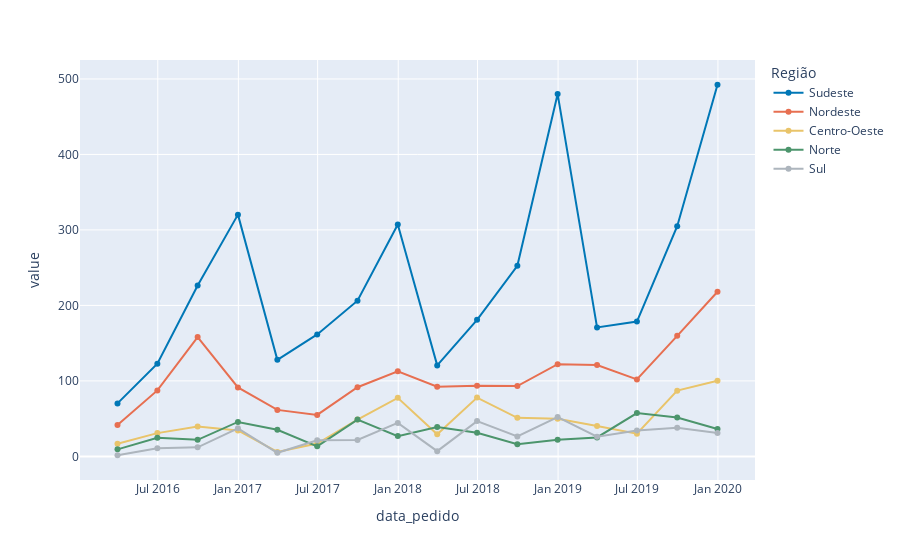

The code cell stored with this chart in its notebook:
### Markdown cell above
# **3.4 - Personalizando o texto informativo (hover)**


---

### Code cell
# Dados ao passar o mouse
fig.update_traces(mode="markers+lines", hovertemplate = "<b>Período:</b> %{x} <br> <b>Faturamento:</b> %{y}")
# fig.update_layout(hovermode="closest")    # para exibir apenas do dado que passamos o mouse
# fig.update_layout(hovermode="x")          # para exibir todos os dados do período em cada linha 
# fig.update_layout(hovermode="x unified")  # para exibir o resumo de todos os dados no período

fig.show()

### Figure 1 — Plotly figure (JSON) as saved in the notebook; plotly's stock layout.template omitted (floating-point values rounded to 4 significant figures)
{"data": [{"hovertemplate": "<b>Período:</b> %{x} <br> <b>Faturamento:</b> %{y}", "legendgroup": "Sudeste", "line": {"color": "#0077b6", "dash": "solid"}, "marker": {"symbol": "circle"}, "mode": "markers+lines", "name": "Sudeste", "orientation": "v", "showlegend": true, "type": "scatter", "x": ["2016-03-31T00:00:00", "2016-06-30T00:00:00", "2016-09-30T00:00:00", "2016-12-31T00:00:00", "2017-03-31T00:00:00", "2017-06-30T00:00:00", "2017-09-30T00:00:00", "2017-12-31T00:00:00", "2018-03-31T00:00:00", "2018-06-30T00:00:00", "2018-09-30T00:00:00", "2018-12-31T00:00:00", "2019-03-31T00:00:00", "2019-06-30T00:00:00", "2019-09-30T00:00:00", "2019-12-31T00:00:00"], "xaxis": "x", "y": [70.18, 122.7, 226.4, 320.3, 127.9, 161.5, 206.3, 307.3, 120.6, 180.9, 252.4, 480, 170.8, 178.6, 305, 492.3], "yaxis": "y"}, {"hovertemplate": "<b>Período:</b> %{x} <br> <b>Faturamento:</b> %{y}", "legendgroup": "Nordeste", "line": {"color": "#e76f51", "dash": "solid"}, "marker": {"symbol": "circle"}, "mode": "markers+lines", "name": "Nordeste", "orientation": "v", "showlegend": true, "type": "scatter", "x": ["2016-03-31T00:00:00", "2016-06-30T00:00:00", "2016-09-30T00:00:00", "2016-12-31T00:00:00", "2017-03-31T00:00:00", "2017-06-30T00:00:00", "2017-09-30T00:00:00", "2017-12-31T00:00:00", "2018-03-31T00:00:00", "2018-06-30T00:00:00", "2018-09-30T00:00:00", "2018-12-31T00:00:00", "2019-03-31T00:00:00", "2019-06-30T00:00:00", "2019-09-30T00:00:00", "2019-12-31T00:00:00"], "xaxis": "x", "y": [41.73, 87.41, 158.1, 91.27, 61.58, 54.93, 91.6, 112.7, 92.4, 93.71, 93.14, 122.1, 121.1, 101.9, 159.7, 218.1], "yaxis": "y"}, {"hovertemplate": "<b>Período:</b> %{x} <br> <b>Faturamento:</b> %{y}", "legendgroup": "Centro-Oeste", "line": {"color": "#e9c46a", "dash": "solid"}, "marker": {"symbol": "circle"}, "mode": "markers+lines", "name": "Centro-Oeste", "orientation": "v", "showlegend": true, "type": "scatter", "x": ["2016-03-31T00:00:00", "2016-06-30T00:00:00", "2016-09-30T00:00:00", "2016-12-31T00:00:00", "2017-03-31T00:00:00", "2017-06-30T00:00:00", "2017-09-30T00:00:00", "2017-12-31T00:00:00", "2018-03-31T00:00:00", "2018-06-30T00:00:00", "2018-09-30T00:00:00", "2018-12-31T00:00:00", "2019-03-31T00:00:00", "2019-06-30T00:00:00", "2019-09-30T00:00:00", "2019-12-31T00:00:00"], "xaxis": "x", "y": [16.8, 30.83, 39.61, 34.41, 5.9, 16.96, 48.82, 77.54, 29.3, 77.91, 51.03, 49.83, 40.37, 30.02, 87.09, 100.3], "yaxis": "y"}, {"hovertemplate": "<b>Período:</b> %{x} <br> <b>Faturamento:</b> %{y}", "legendgroup": "Norte", "line": {"color": "#4c956c", "dash": "solid"}, "marker": {"symbol": "circle"}, "mode": "markers+lines", "name": "Norte", "orientation": "v", "showlegend": true, "type": "scatter", "x": ["2016-03-31T00:00:00", "2016-06-30T00:00:00", "2016-09-30T00:00:00", "2016-12-31T00:00:00", "2017-03-31T00:00:00", "2017-06-30T00:00:00", "2017-09-30T00:00:00", "2017-12-31T00:00:00", "2018-03-31T00:00:00", "2018-06-30T00:00:00", "2018-09-30T00:00:00", "2018-12-31T00:00:00", "2019-03-31T00:00:00", "2019-06-30T00:00:00", "2019-09-30T00:00:00", "2019-12-31T00:00:00"], "xaxis": "x", "y": [9.31, 24.68, 21.94, 45.65, 35.25, 13.35, 48.71, 26.86, 39.03, 31.35, 16.16, 22.17, 25.11, 57.4, 51.54, 36.26], "yaxis": "y"}, {"hovertemplate": "<b>Período:</b> %{x} <br> <b>Faturamento:</b> %{y}", "legendgroup": "Sul", "line": {"color": "#adb5bd", "dash": "solid"}, "marker": {"symbol": "circle"}, "mode": "markers+lines", "name": "Sul", "orientation": "v", "showlegend": true, "type": "scatter", "x": ["2016-03-31T00:00:00", "2016-06-30T00:00:00", "2016-09-30T00:00:00", "2016-12-31T00:00:00", "2017-03-31T00:00:00", "2017-06-30T00:00:00", "2017-09-30T00:00:00", "2017-12-31T00:00:00", "2018-03-31T00:00:00", "2018-06-30T00:00:00", "2018-09-30T00:00:00", "2018-12-31T00:00:00", "2019-03-31T00:00:00", "2019-06-30T00:00:00", "2019-09-30T00:00:00", "2019-12-31T00:00:00"], "xaxis": "x", "y": [1.51, 10.62, 11.97, 37.19, 4.75, 21.23, 21.68, 44.34, 6.95, 46.78, 26.43, 52.02, 26.18, 34.39, 37.99, 30.85], "yaxis": "y"}], "layout": {"legend": {"title": {"text": "Região"}, "tracegroupgap": 0}, "margin": {"t": 60}, "xaxis": {"anchor": "y", "domain": [0, 1], "title": {"text": "data_pedido"}}, "yaxis": {"anchor": "x", "domain": [0, 1], "title": {"text": "value"}}}}
